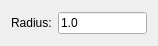
<?xml version="1.0" encoding="UTF-8"?>
<ui version="4.0">
 <class>ArcTangential</class>
 <widget class="QWidget" name="ArcTangential">
  <property name="geometry">
   <rect>
    <x>0</x>
    <y>0</y>
    <width>158</width>
    <height>46</height>
   </rect>
  </property>
  <layout class="QHBoxLayout">
   <item>
    <widget class="QLabel" name="label_2">
     <property name="text">
      <string>Radius:</string>
     </property>
     <property name="buddy">
      <cstring>Radius</cstring>
     </property>
     <property name="Shortcut" stdset="0">
      <string>,, R</string>
     </property>
    </widget>
   </item>
   <item>
    <widget class="RMathLineEdit" name="Radius">
     <property name="text">
      <string notr="true">1.0</string>
     </property>
     <property name="angle" stdset="0">
      <bool>false</bool>
     </property>
     <property name="defaultUnit" stdset="0">
      <number>0</number>
     </property>
    </widget>
   </item>
  </layout>
 </widget>
 <customwidgets>
  <customwidget>
   <class>RMathLineEdit</class>
   <extends>QLineEdit</extends>
   <header>RMathLineEdit.h</header>
  </customwidget>
 </customwidgets>
 <resources/>
 <connections/>
</ui>
